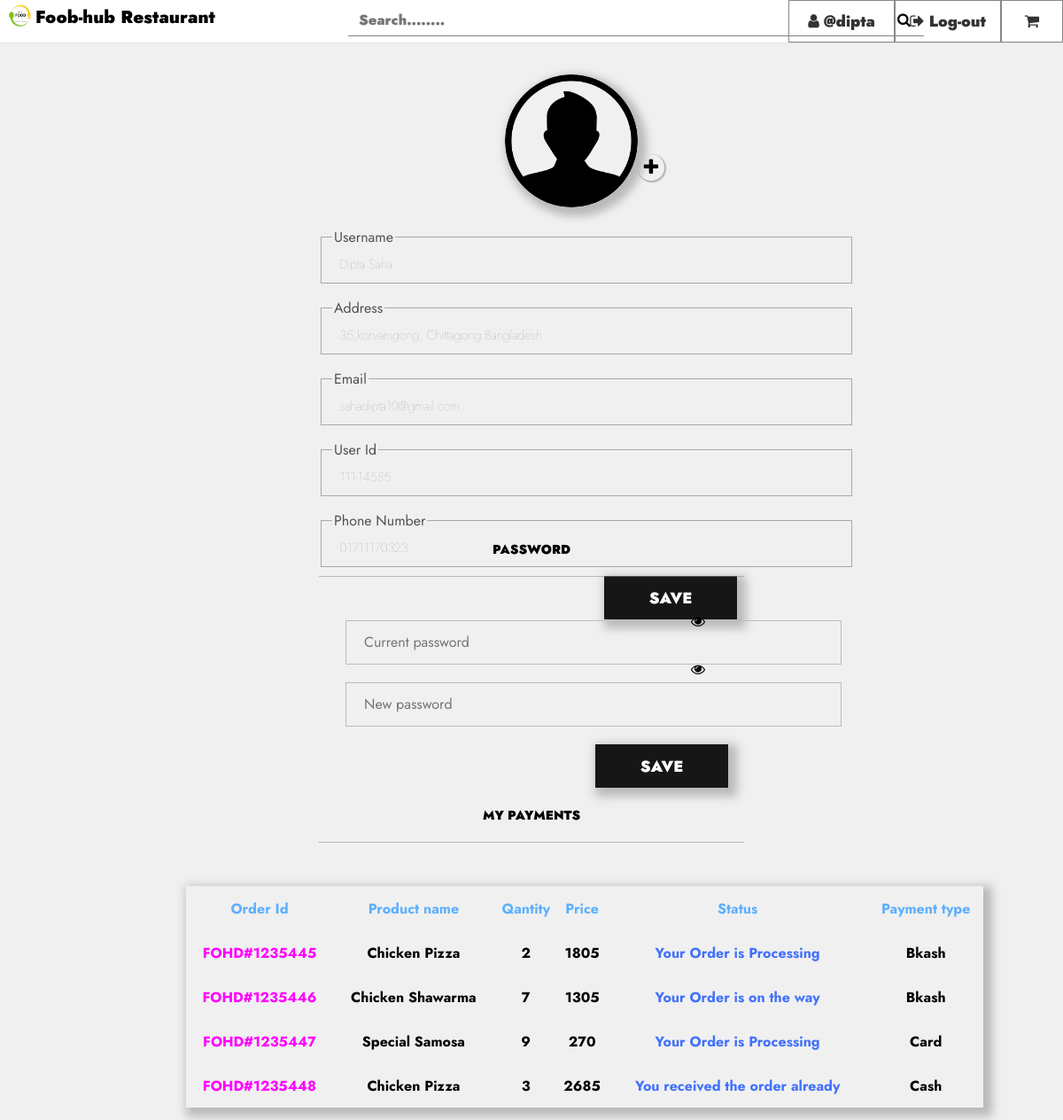
Page /Views/profile.php?id=111-14585 on the committed database.
### tables this page shows
CREATE TABLE `usertb` (
  `id` int(6) UNSIGNED NOT NULL,
  `Username` varchar(30) NOT NULL,
  `Address` varchar(100) NOT NULL,
  `Email` varchar(50) DEFAULT NULL,
  `Phone_number` varchar(20) DEFAULT NULL,
  `User_id` varchar(20) DEFAULT NULL,
  `cPassword` varchar(20) DEFAULT NULL
);

CREATE TABLE `product_orders` (
  `id` int(6) UNSIGNED NOT NULL,
  `username` varchar(30) NOT NULL,
  `delimanid` varchar(20) NOT NULL,
  `userid` varchar(30) NOT NULL,
  `useraddress` varchar(100) NOT NULL,
  `useremail` varchar(30) NOT NULL,
  `userphone` varchar(30) NOT NULL,
  `orderid` varchar(30) NOT NULL,
  `Productname` varchar(40) DEFAULT NULL,
  `Statues` varchar(60) DEFAULT NULL,
  `Qantity` varchar(30) NOT NULL,
  `proprice` varchar(30) NOT NULL,
  `toprice` varchar(30) NOT NULL,
  `paymenttype` varchar(30) NOT NULL
);

### Views/profile.php (the view, shortened to what this page needs)
<?php
   $filename="pro.png";
    ?>
<?php
  $userid=$_GET['id'];
?>
<!DOCTYPE html>
<html lang="en">
<head>
    <link rel="stylesheet" href="css/PROfile-User.css">
</head>
<body>
<div>
    <?php include 'header-footer/header.php';?>
</div>
<section>
    <section id="profile-info">
        <form action="#" method="Post" class="profile-form" enctype="multipart/form-data">
          <div class="img">
            <img src="upload_profile_img/<?php echo $filename ?>" alt="" id="blah">
            <label for="imgfile" class="Add-file"><i type="file" class="fa fa-plus" aria-hidden="true"></i></label>
        </div>
     </form>
        <form action="formcontrol/profileedit.php" method="Post" class="profile-form">
            <fieldset>
                <legend><p>Username</p></legend>
                <div class="input-file">
                    <input type="text" id="username" value="<?php echo $username;?>" name="username" placeholder="username" pattern="[A-Za-z\s]+" title="Only letter support"><br>
                </div>
            </fieldset>
            <fieldset>
                <legend><p>Address</p></legend>
                <div class="input-file">
                    <input type="text" id="username" value="<?php echo $address;?>" name="address" placeholder="Address" required="" ><br>
                </div>
            </fieldset>
            <fieldset>
                <legend><p>Email</p></legend>
                <div class="input-file">
                    <input type="text" id="username" value="<?php echo $Email;?>" name="email" placeholder="Email" pattern="[a-z0-9._%+-]+@[a-z0-9.-]+\.[a-z]{2,}$" title="Wrong email format"><br>
                </div>
            </fieldset>
            <fieldset>
                <legend><p>User Id</p></legend>
                <div class="input-file">
                    <input type="text" id="username" value="<?php echo $uid;?>" name="useid" placeholder="User Id" readonly><br>
                </div>
            </fieldset>
            <fieldset>
                <legend><p>Phone Number</p></legend>
                <div class="input-file">
                    <input type="text" id="username" value="<?php echo $phone;?>" name="phone" placeholder="Phone Number"  pattern="[0-9]{11}" title="Wrong phone number"><br>
                </div>
            </fieldset>
            <input type="submit" name="submit" value="Save" class="btn" >
        </form>
    </section>
    <section id="Change-password">
        <div class="head">
            <h1>
                PASSWORD
            </h1>
        </div>
        <form action="<?php htmlspecialchars($_SERVER["PHP_SELF"]) ;?>" method="Post" class="Changepassword">
                <div class="input-file-cp" >
                    <input type="password" id="password"  name="thispass" placeholder="Current password"><br>
                    <div class="eye eyes" onclick=" myFunction() " style=" position:absolute; left:35vw; top:7.5vw;  cursor: pointer;"><i class="fa fa-eye" aria-hidden="true" ></i></div>
                </div>
                <div class="input-file-cp">
                    <input type="password" id="cpassword" name="newpass" placeholder="New password" pattern="(?=.*\d)(?=.*[a-z])(?=.*[A-Z]).{8,}" title="Must contain at least one number and one uppercase
                        and lowercase letter, and at least 8 or more characters">
              <div class="eye eyes" onclick=" myFunction() " style=" position:absolute; left:35vw; top:12vw;  cursor: pointer;"><i class="fa fa-eye" aria-hidden="true" ></i></div>
                </div>
                <button class="btn">
                    Save
                    </button>
        </form>
    </section>
  <section id="myorder">
    <div class="order">
        <h1>
            MY PAYMENTS
        </h1>
    </div>
    <table  class="order-table">
        <tr  class="order-td">
            <th>Order Id </th>
            <th>Product name</th>
            <th>Qantity</th>
            <th>Price</th>
            <th>Status</th>
            <th>Payment type</th>
    </tr>
    <?php
     while ($rows=mysqli_fetch_assoc($resultuser)){
         $orderid=$rows['orderid'];
         $productname=$rows['Productname'];
         $price=$rows['toprice'];
         $status=$rows['Statues'];
         $Qantity=$rows['Qantity'];
         $paytype=$rows['paymenttype'];
        echo "<tr class='order-tr'>
        <td style='color:rgb(255, 0, 255);'>$orderid</td>
        <td>$productname</td>
        <td> $Qantity</td>
        <td> $price</td>
        <td style='color:rgb(66, 113, 252);'>$status</td>
        <td>$paytype</td>
       </tr>";
     }
     ?>
    </table>
  </section>
</section>
</body>
</html>

### Views/header-footer/header.php (shortened to what this page needs)
<?php
$con=mysqli_connect('localhost','root');
mysqli_select_db($con,'registrationbd');
$ql="SELECT *FROM usertb where User_id='$userid'";
$result= mysqli_query($con, $ql);
$data=mysqli_fetch_assoc($result);
$username=$data['Username'];
$address=$data['Address'];
$Email=$data['Email'];
$uid=$data['User_id'];
$phone=$data['Phone_number'];
?>
<?php
  $conor=mysqli_connect('localhost','root');
  mysqli_select_db($conor,'Productdb');
  $quser="SELECT *FROM product_orders where userid= '$userid'";
  $resultuser= mysqli_query($conor, $quser);
?>
<div class="logo">
        <div class="logo-head">
        <a href="http://localhost/Food-Hub-restaurant/Views/homepage.php?id=<?php echo $userid ;?>"">
            <img src="img/LOGO.jpg" alt="">
            <h1>Foob-hub Restaurant</h1>
         </a>
        </div>
        <div class="search">
            <input type="search" name="" placeholder="Search........"><i class="fa fa-search" aria-hidden="true"></i>
        </div>
        <ul class="head-menu">
          <li class="profile"><a href="#"><i class="fa fa-user icon" aria-hidden="true"></i>&nbsp;@<?php $name=substr($username,0,5); echo $name ;?></a>
        </li>
        <li><a href="http://localhost/Food-Hub-restaurant/Views/login.php" ><i class="fa fa-sign-out icon" aria-hidden="true"></i>&nbsp;Log-out</a></li>
        <li style="width: 70px;"> <a href="#" ><i class="fa fa-shopping-cart icon" aria-hidden="true"></i></a></li>
      </ul>
    </div>

### Views/css/PROfile-User.css (style rules this page uses)
* { text-decoration: none; list-style: none; box-sizing: border-box; font-family: 'Jost', sans-serif; }
a { text-decoration: none; color: black; }
body { background-color: #f0f0f0; padding: 0px; display:grid; transition: .5s; margin-top: 0px; }
#profile-info { width: 40%; height: 550px; position: absolute; left: 30%; top:7vw; align-items: center; }
h1 { margin-top: 0px; }
.img { margin-left: 210px; }
.img img { width: 150px; height: 150px; border-radius: 50%; box-shadow: 5px 5px 10px 5px rgba(141, 141, 141, 0.548); }
.Add-file { position:absolute; top: 7.5vw; }
.Add-file i { width: 30px; height: 30px; font-size: 1.3rem; padding: 5px; border-radius: 50%; box-shadow: 1px 1px 1px 1px rgba(134, 134, 134, 0.548); text-align: center; }
#profile-info fieldset { width: 600px; height: 80px; border: .5px solid rgb(168, 168, 168); color: rgb(83, 81, 81); padding-top: 0px; }
.input-file { max-width: 600px; width: 100%; margin-top: -17px; height: 55px; display: grid; padding: 0 0.4rem; position: relative; overflow: hidden; }
.input-file input { width: 550px; height:40px; background: none; outline: none; border: none; line-height: 1; font-weight: 100; font-size: .9rem; color: rgb(104, 104, 104); }
.btn { width: 150px; background-color: #161616; border: none; outline: none; height: 49px; color: #fff; text-transform: uppercase; font-weight: 900; margin: 10px 0; margin-right: 8px; float: right; cursor: pointer; transition: 0.5s; font-size: 1.1rem; box-shadow: 5px 5px 10px 5px rgba(141, 141, 141, 0.548); }
#Change-password { width: 40%; height: 400px; position: absolute; left: 30%; top:50vw; align-items: center; }
.head , .order { height: 50px; box-shadow: 0px 1px 0px 0px rgba(141, 141, 141, 0.548); }
.head h1, .order h1 { text-align: center; padding: 10px; font-weight: 900; font-size: .9rem; }
.Changepassword { margin-top: 30px; margin-left: 10px; align-items: center; padding: 10px; }
.input-file-cp input { width: 560px; height: 50px; padding: 20px; margin: 10px; border: .5px solid rgb(190, 188, 188); background: none; outline: none; }
input::placeholder { font-size: 1rem; }
#myorder { width: 40%; height: 400px; position: absolute; left: 30%; top:75vw; align-items: center; }
.order-table { width:900px; text-align: center; padding: 20px; position: absolute; top: 100px; left: -150px; border-collapse: collapse; border-spacing: 0; box-shadow: 5px 5px 10px 5px rgba(141, 141, 141, 0.548); }
.order-td { margin-top: 20px; height: 50px; color: rgb(92, 176, 255); border-radius: 10px; }
.order-tr { height: 50px; color: rgb(0, 0, 0); font-weight: 700; }

### Views/header-footer/header.php (style rules this page uses)
a { text-decoration: none; color: black; }
.logo { width:100%; height: 48px; background-color: #ffffff; box-shadow: 1px 1px rgba(218, 218, 218, 0.548); position:fixed; z-index: 1; -webkit-box-flex:1; flex-wrap:wrap; display:flex; margin-left: -8px; }
.logo-head a { display:flex; margin-left:10px; padding-top: 5px; }
.logo-head h1 { font-size: 20px; font-weight: 900; color: #000000; margin-left: 5px; }
.logo-head img { width: 25px; height: 25px; }
.head-menu { display: flex; text-align: center; font-size: 1.1rem; font-weight: 900; position: absolute; right: 0px; margin-top: 0px; }
.head-menu a { color:#333232; }
.head-menu li { width: 120px; padding: 10px; border: 1px solid #8d8686; }
.search { width: 650px; background-color: rgb(255, 255, 255); box-shadow: 0px 1px 0px 0px rgba(29, 29, 29, 0.548); height: 40px; margin-left: 150px; }
.search i { cursor: pointer; }
.search input { display: inline; width: 600px; margin: 10px; font-size: 1rem; font-weight: 900; border: none; outline: none; }
.profile { text-transform: lowercase; }

### rows in the picture
usertb: Username "dipta", username "Dipta Saha", address "35,korvanigong, Chittagong Bangladesh", email "sahadipta10@gmail.com", useid "111-14585", phone "01711170323"
product_orders: orderid "FOHD#1235445", Productname "Chicken Pizza", Qantity "2", toprice "1805", Statues "Your Order is Processing", paymenttype "Bkash"
product_orders: orderid "FOHD#1235446", Productname "Chicken Shawarma", Qantity "7", toprice "1305", Statues "Your Order is on the way", paymenttype "Bkash"
product_orders: orderid "FOHD#1235447", Productname "Special Samosa", Qantity "9", toprice "270", Statues "Your Order is Processing", paymenttype "Card"
product_orders: orderid "FOHD#1235448", Productname "Chicken Pizza", Qantity "3", toprice "2685", Statues "You received the order already", paymenttype "Cash"
